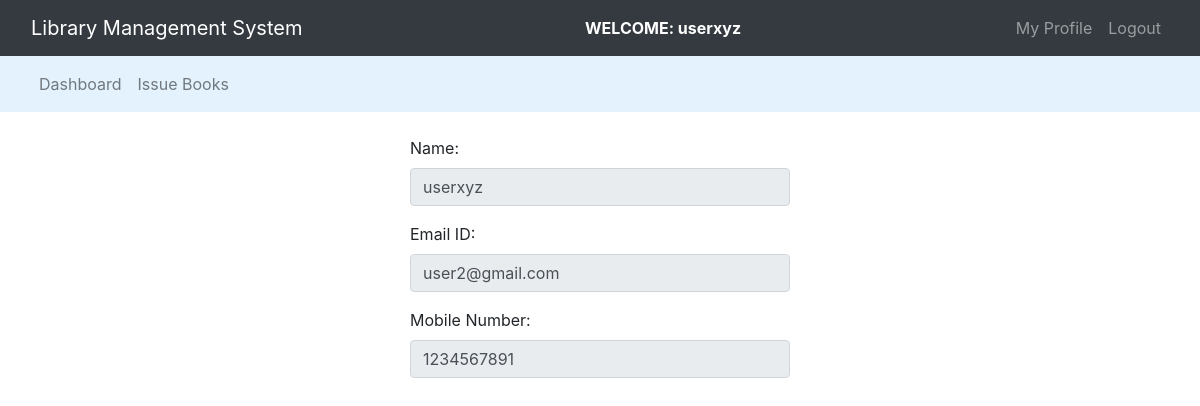
/view_profile.php (signed in), run on the app's committed database.
### tables this page shows
CREATE TABLE `users` (
  `id` int(11) NOT NULL,
  `name` varchar(30) NOT NULL,
  `email` varchar(60) NOT NULL,
  `password` varchar(30) NOT NULL,
  `mobile` varchar(10) NOT NULL
);

### view_profile.php (the view, shortened to what this page needs)
<?php
    $connection = mysqli_connect('localhost', 'root', '', 'lms_main') or die('connection failed');
    $email = ""; $name = ""; $mobile = "";
    $query = "SELECT * FROM `users` WHERE `email` = '$_SESSION[email]'";
    $query_run = mysqli_query($connection, $query);
    while($row=mysqli_fetch_assoc($query_run))
    {
        $name = $row['name'];
        $email = $row['email'];
        $mobile = $row['mobile'];
    }
?>
<!DOCTYPE html>
<html lang="en">
<head>
    <link rel="stylesheet" type="text/css" href="bootstrap-4.4.1/css/bootstrap.min.css">
</head>
<body>
    <nav class="navbar navbar-expand-lg navbar-dark bg-dark">
    <div class="container-fluid">
			<div class="navbar-header">
				<a class="navbar-brand" href="user_dashboard.php">Library Management System</a>
			</div>
        <font style="color : white"><span><strong><?php echo "WELCOME: ".$_SESSION['name']; ?></strong></span></font>
		    <ul class="nav navbar-nav navbar-right">
		      <li class="nav-item dropdown">
                <a href="" class="nav-link dropdown toggle" data-toggle = "dropdown">My Profile</a>
              </li>
              <li class="nav-item">
                <a href="logout.php" class="nav-link">Logout</a>
              </li>
		    </ul>
		</div>
    </nav>
    <nav class="navbar navbar-expand-lg navbar-light" style="background-color: #e3f2fd;">
      <div class="container-fluid">
        <ul class="nav navbar-nav navbar-center">
          <li class="nav-item">
            <a href="user_dashboard.php" class="nav-link">Dashboard</a>
          </li>
          <li class="nav-item">
            <a href="issue_book.php" class="nav-link">Issue Books</a>
          </li>
        </ul>
      </div>
    </nav><br>
    <div class="row">
        <div class="col-md-4"></div>
        <div class="col-md-4">
            <form>
                <div class="form-group">
                    <label>Name: </label>
                    <input type="text" class="form-control" value="<?php echo "$name"; ?>" disabled>
                </div>
                <div class="form-group">
                    <label>Email ID: </label>
                    <input type="text" class="form-control" value="<?php echo "$email"; ?>" disabled>
                </div>
                <div class="form-group">
                    <label>Mobile Number: </label>
                    <input type="text" class="form-control" value="<?php echo "$mobile"; ?>" disabled>
                </div>
            </form>
        </div>
        <div class="col-md-4"></div>
        </div>
</body>
</html>

### data on the page
users: name "userxyz", email "user2@gmail.com", mobile "1234567891"

### other printed values
$_SESSION['name'] "userxyz"
